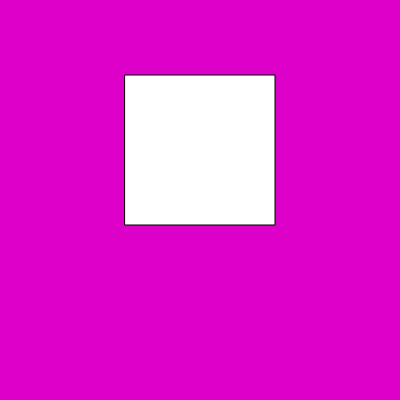
Frame 1 (no input)
Frame 60 (no input): identical to frame 1, image omitted
Frame 120 (the mouse pressed at the canvas centre since frame 60): identical to frame 1, image omitted

The p5.js sketch that drew this single still picture (run headless with seeded random() and noise() and a simulated clock; from frame 60 on, the mouse is pressed at the canvas centre):

// p5.js sketch
// ── sketch.js
function setup() {
  createCanvas(400, 400);
}

function draw() {
  background(220, 0, 200);

  rectMode(CENTER);
  rect(200, 150, 150, 150);
}

// ── animation.js
// Flow / Variables
// Code! Programming with p5.js

function setup() {
    createCanvas(windowWidth, windowHeight);
    background(123, 224, 173);
  }
  
  function draw() {
  
    noStroke();
    //fill(255, 50);
    fill(18, 76, 96, 50);
    circle(mouseX, mouseY, 25);    
  }

function mousePressed() {
    background(123, 224, 173);
}

// programa de pintura simples
// ── color.js
function setup() {
  createCanvas(windowWidth, windowHeight);
}

function draw() {
  background(115, 171, 132);

  rectMode(CENTER);

  fill(0, 255, 100);
  stroke(0, 255, 0);
  rect(200, 150, 150, 150);

  fill(121, 199, 197, 255);
  noStroke();
  ellipse(150, 250, 100, 75); 
}

  // definir o fundo

  
